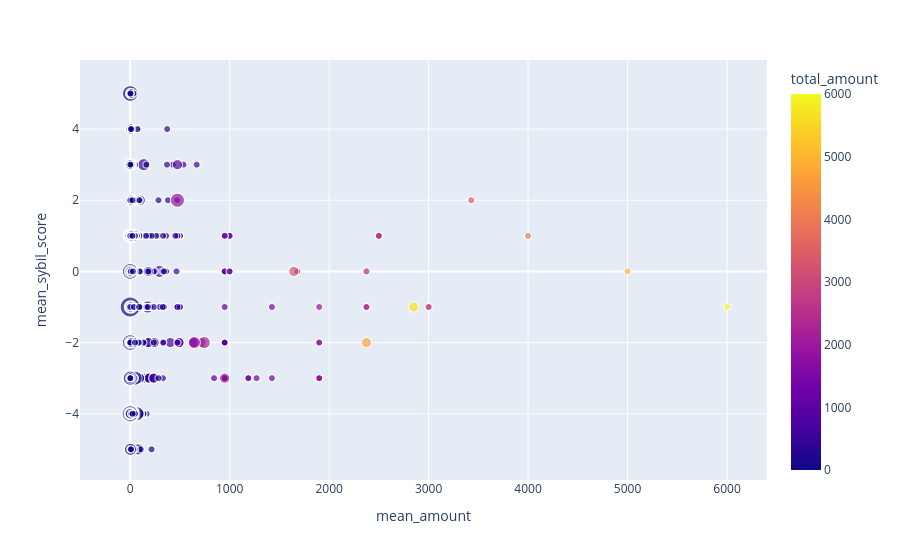

Notebook source saved alongside this figure:
### Code cell
y_1 = grouped_data.sybil_score.mean().rename('mean_sybil_score')
y_2 = grouped_data.amount_per_period_usdt.sum().rename('total_amount')
y_3 = grouped_data.amount_per_period_usdt.count().rename('tx_count')
y_4 = grouped_data.amount_per_period_usdt.mean().rename('mean_amount')

fig_df = pd.DataFrame([y_1, y_2, y_3, y_4]).T
px.scatter(fig_df,
           x='mean_amount',
           y='mean_sybil_score',
           color='total_amount',
           size='tx_count')

### Figure 1 — Plotly figure (JSON) as saved in the notebook; plotly's stock layout.template omitted (floating-point values rounded to 4 significant figures; data arrays with more than 128 entries replaced by an {"elided": "..."} marker saying what was removed)
{"data": [{"hovertemplate": "mean_amount=%{x}<br>mean_sybil_score=%{y}<br>tx_count=%{marker.size}<br>total_amount=%{marker.color}<extra></extra>", "legendgroup": "", "marker": {"color": {"elided": "11835 float values"}, "coloraxis": "coloraxis", "size": {"elided": "11835 int values"}, "sizemode": "area", "sizeref": 0.02, "symbol": "circle"}, "mode": "markers", "name": "", "showlegend": false, "type": "scattergl", "x": {"elided": "11835 float values"}, "xaxis": "x", "y": {"elided": "11835 int values"}, "yaxis": "y"}], "layout": {"autosize": true, "coloraxis": {"colorbar": {"title": {"text": "total_amount"}}, "colorscale": [[0, "#0d0887"], [0.1111, "#46039f"], [0.2222, "#7201a8"], [0.3333, "#9c179e"], [0.4444, "#bd3786"], [0.5556, "#d8576b"], [0.6667, "#ed7953"], [0.7778, "#fb9f3a"], [0.8889, "#fdca26"], [1, "#f0f921"]]}, "legend": {"itemsizing": "constant", "tracegroupgap": 0}, "margin": {"t": 60}, "xaxis": {"anchor": "y", "autorange": true, "domain": [0, 1], "range": [-433.1, 6373.0], "title": {"text": "mean_amount"}, "type": "linear"}, "yaxis": {"anchor": "x", "autorange": true, "domain": [0, 1], "range": [-5.981, 6.09], "title": {"text": "mean_sybil_score"}, "type": "linear"}}}
